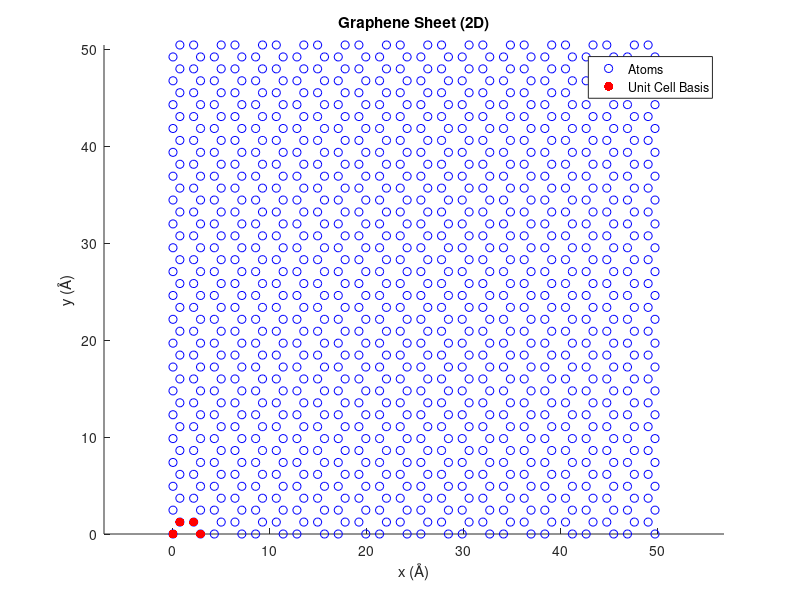

This chart was generated by the following MATLAB code:
a  = 1.42;        % lattice param (Å)
nx = 12;          
ny = round(sqrt(3) * nx);

filename = './mac_model.dat';
writeresults = true;
showresults = true;

% Unit Cell Dimensions:
A = 3 * a;
B = sqrt(3) * a;

% Coordinates of the 4 atoms in the unit cell:
base = [ 0.0,   0.0, 0.0;
         a/2,   B/2, 0.0;
         A/2,   B/2, 0.0;
         2*a,   0.0, 0.0 ];

N = size(base,1) * nx * ny; % Total number of atoms

% Calculate the coordinates of the atoms in the layer:
coords = zeros(N, 3); 
id = 0;
for ix = 0:(nx-1)
    for iy = 0:(ny-1)
        for iatom = 1:size(base,1)
            id = id + 1;
            coords(id,:) = base(iatom,:) + [ix * A, iy * B, 0];
        end
    end
end

if showresults
    figure;
    hold on;
    plot(coords(:,1), coords(:,2), 'ob', 'MarkerSize', 6, 'DisplayName', 'Atoms');
    plot(base(:,1), base(:,2), '.r', 'MarkerSize', 20, 'DisplayName', 'Unit Cell Basis');
    axis equal;
    xlabel('x (Å)');
    ylabel('y (Å)');
    title('Graphene Sheet (2D)');
    legend show;
    hold off;
end

if writeresults
    fid = fopen(filename, 'w');
    fprintf(fid, 'Graphene sheet a=%g\n', a);
    fprintf(fid, '%g atoms\n\n', N);
    fprintf(fid, '1 atom types\n\n');
    
    % Write the simulation box dimensions.
    fprintf(fid, '0 %g xlo xhi\n', A * nx);
    fprintf(fid, '0 %g ylo yhi\n', B * ny);
    fprintf(fid, '-10 10 zlo zhi\n\n');
    
    fprintf(fid, 'Masses\n\n');
    fprintf(fid, '1 12.0107\n\n');

    fprintf(fid, 'Atoms\n\n');
    for i = 1:N
        fprintf(fid, '%g 1 %g %g %g\n', i, coords(i,1), coords(i,2), coords(i,3));
    end
    
    fclose(fid);
    fprintf('Graphene supercell with %g atoms written to %s\n', N, filename);
end